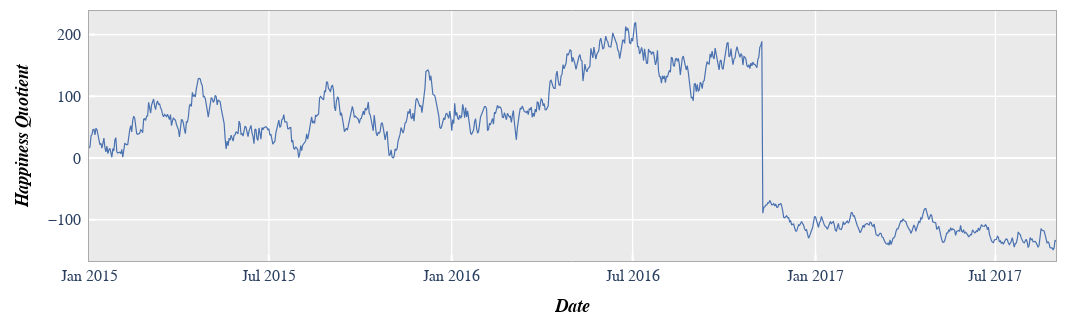

Here is the notebook cell this chart was saved with:
### Markdown cell above
### Time series

### Code cell
fcp.plot(ts, x='Date', y='Happiness Quotient', markers=False, ax_size=[1000, 250])

### Figure 1 — Plotly figure (JSON) as saved in the notebook; plotly's stock layout.template omitted (floating-point values rounded to 4 significant figures; data arrays with more than 128 entries replaced by an {"elided": "..."} marker saying what was removed)
{"data": [{"line": {"color": "#4b72b0", "width": 1.2}, "mode": "lines", "showlegend": true, "type": "scatter", "x": {"elided": "974 str values"}, "xaxis": "x", "y": {"elided": "974 float values"}, "yaxis": "y"}], "layout": {"autosize": true, "height": 327, "margin": {"b": 65, "l": 89, "r": 36, "t": 10}, "modebar": {"bgcolor": "#ffffff", "orientation": "v"}, "paper_bgcolor": "#ffffff", "plot_bgcolor": "#eaeaea", "showlegend": false, "title": {"x": 0.5302, "y": 0.9633}, "width": 1125, "xaxis": {"anchor": "y", "domain": [0, 1], "gridcolor": "#ffffff", "griddash": "solid", "gridwidth": 1.3, "linecolor": "#aaaaaa", "linewidth": 1, "mirror": true, "range": [1420070400000000000, 1504137600000000000], "showline": true, "showticklabels": true, "tickcolor": "#ffffff", "tickfont": {"family": "sans-serif", "size": 16}, "ticklen": 6.2, "ticks": "inside", "tickwidth": 2.2, "title": {"font": {"color": "#000000", "family": "sans-serif", "size": 18}, "standoff": 15, "text": "<i><b>Date</b></i>"}}, "yaxis": {"anchor": "x", "domain": [0.003968, 0.996], "gridcolor": "#ffffff", "griddash": "solid", "gridwidth": 1.3, "linecolor": "#aaaaaa", "linewidth": 1, "mirror": true, "range": [-166.8, 238.1], "showline": true, "showticklabels": true, "tickcolor": "#ffffff", "tickfont": {"family": "sans-serif", "size": 16}, "ticklen": 6.2, "ticks": "inside", "ticksuffix": " ", "tickwidth": 2.2, "title": {"font": {"color": "#000000", "family": "sans-serif", "size": 18}, "standoff": 15, "text": "<i><b>Happiness Quotient</b></i>"}}}}
